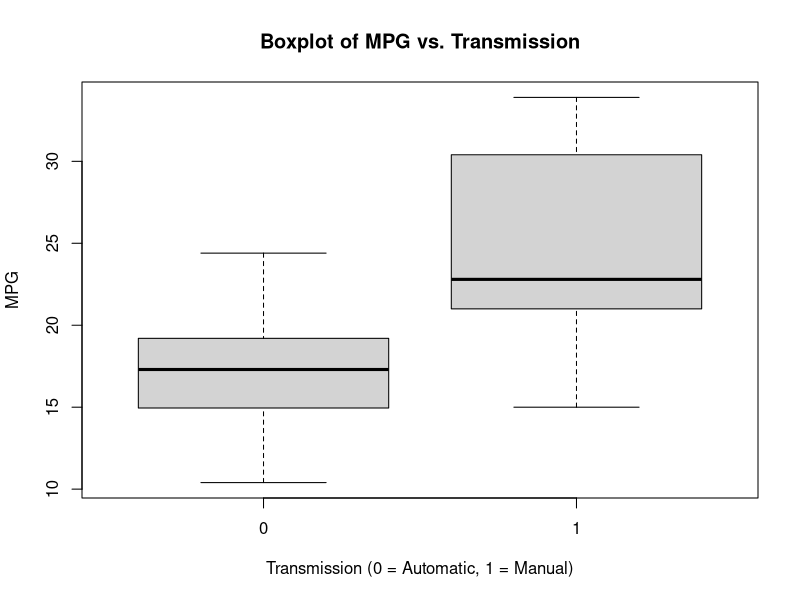
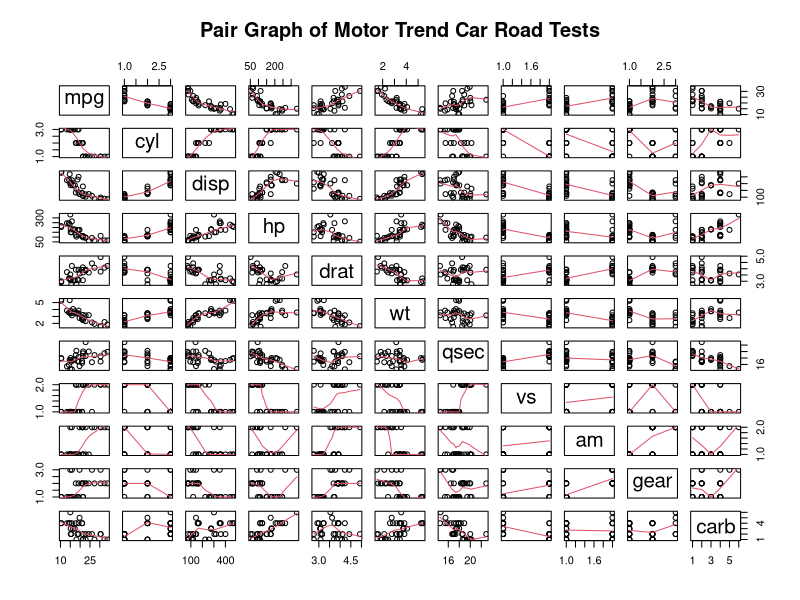
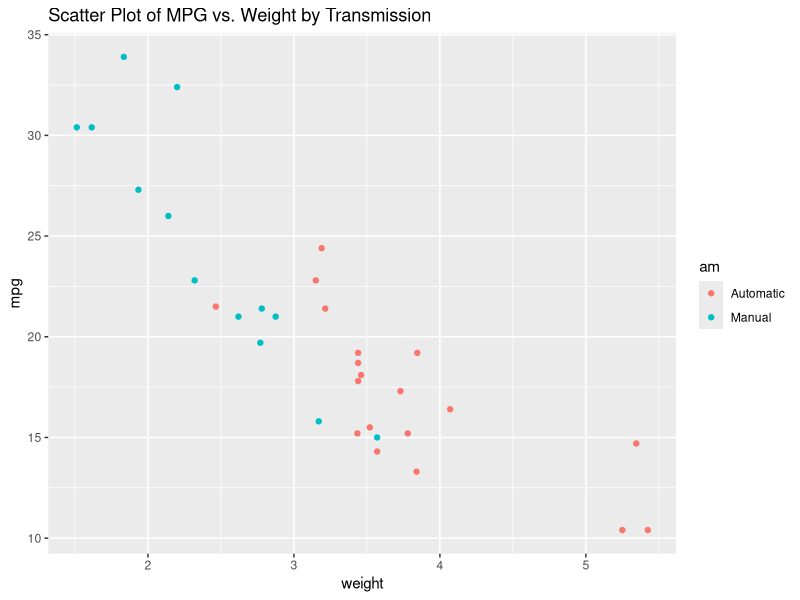
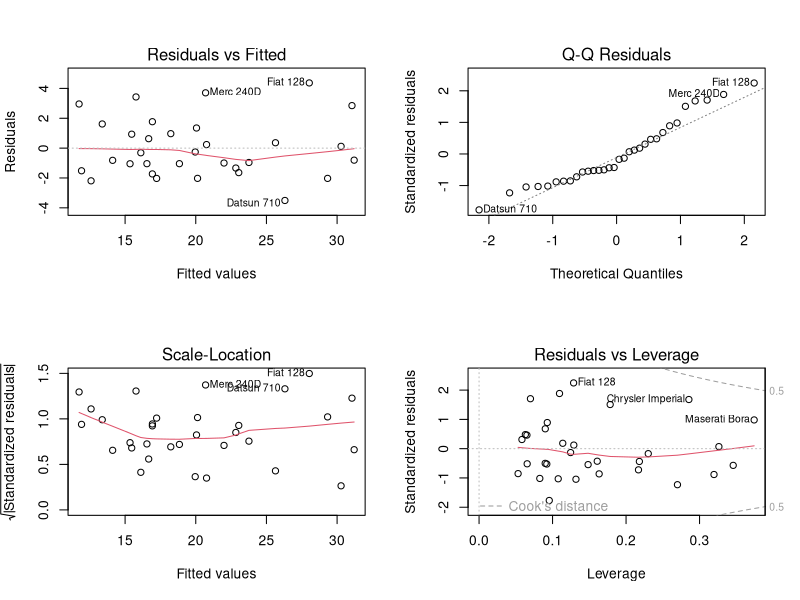

Reproduce these figures in R, in order.
## ---- chunk 1
knitr::opts_chunk$set(echo = TRUE)
## ---- chunk 2
library(ggplot2)
data(mtcars)
mtcars[1:3, ] # Sample Data
dim(mtcars)
mtcars$cyl <- as.factor(mtcars$cyl)
mtcars$vs <- as.factor(mtcars$vs)
mtcars$am <- factor(mtcars$am)
mtcars$gear <- factor(mtcars$gear)
mtcars$carb <- factor(mtcars$carb)
attach(mtcars)
## ---- chunk 3
result <- t.test(mpg ~ am)
result$p.value
result$estimate
## ---- chunk 4
fullModel <- lm(mpg ~ ., data=mtcars)
summary(fullModel) # results hidden
## ---- chunk 5
stepModel <- step(fullModel, k=log(nrow(mtcars)))
summary(stepModel) # results hidden
## ---- chunk 6
amIntWtModel<-lm(mpg ~ wt + qsec + am + wt:am, data=mtcars)
summary(amIntWtModel) # results hidden
## ---- chunk 7
amModel<-lm(mpg ~ am, data=mtcars)
summary(amModel) # results hidden
## ---- chunk 8
anova(amModel, stepModel, fullModel, amIntWtModel) 
confint(amIntWtModel) # results hidden
## ---- chunk 9
summary(amIntWtModel)$coef
## ---- chunk 10
sum((abs(dfbetas(amIntWtModel)))>1)
## ---- chunk 11
boxplot(mpg ~ am, xlab="Transmission (0 = Automatic, 1 = Manual)", ylab="MPG",
        main="Boxplot of MPG vs. Transmission")
## ---- chunk 12
pairs(mtcars, panel=panel.smooth, main="Pair Graph of Motor Trend Car Road Tests")
## ---- chunk 13
ggplot(mtcars, aes(x=wt, y=mpg, group=am, color=am, height=3, width=3)) + geom_point() +  
scale_colour_discrete(labels=c("Automatic", "Manual")) + 
xlab("weight") + ggtitle("Scatter Plot of MPG vs. Weight by Transmission")
## ---- chunk 14
par(mfrow = c(2, 2))
plot(amIntWtModel)
